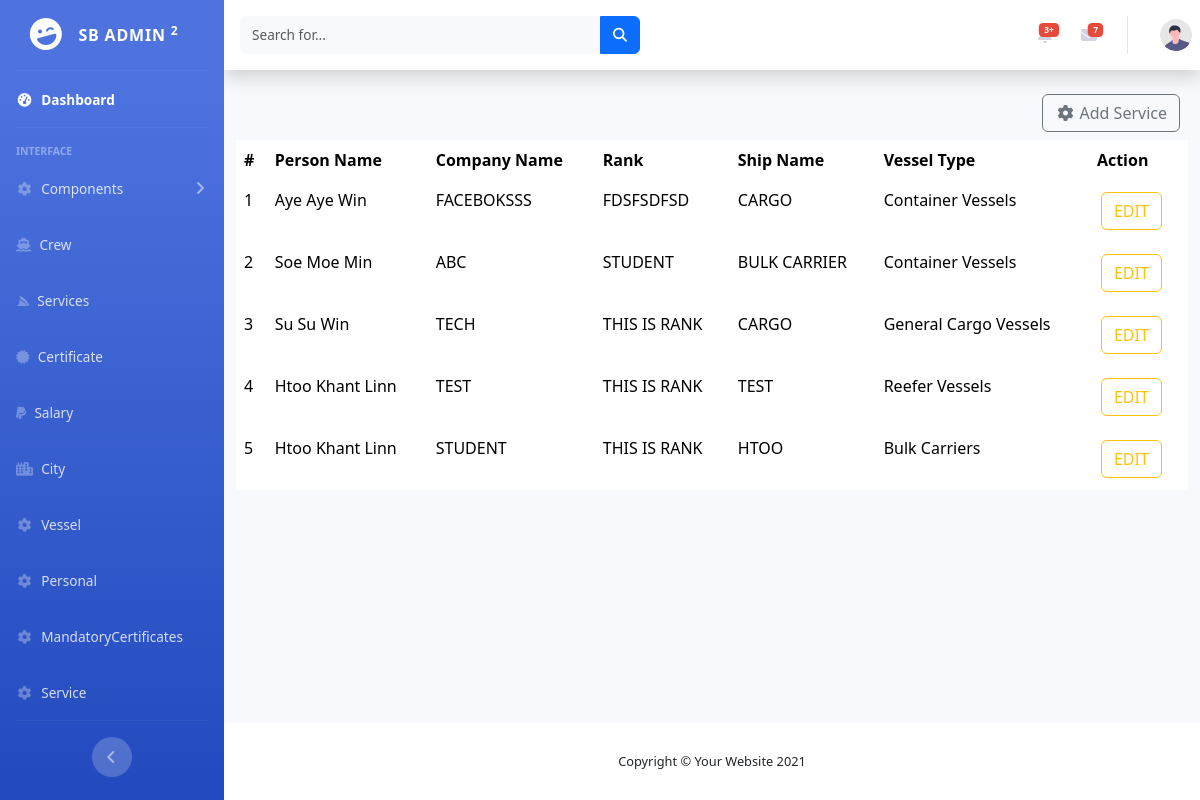
/service_list.php, run on the app's committed database.
### tables this page shows
CREATE TABLE `service` (
  `id` int(11) NOT NULL,
  `crew_id` int(11) NOT NULL,
  `company` varchar(255) NOT NULL,
  `rank` varchar(255) NOT NULL,
  `shipname` varchar(255) NOT NULL,
  `vessel_id` int(11) NOT NULL,
  `from_date` varchar(255) NOT NULL,
  `to_date` varchar(255) NOT NULL,
  `reason` varchar(255) NOT NULL
);

CREATE TABLE `crew` (
  `id` int(11) NOT NULL,
  `firstname` varchar(255) NOT NULL,
  `middlename` varchar(255) NOT NULL,
  `lastname` varchar(255) NOT NULL,
  `father_name` varchar(255) NOT NULL,
  `mother_name` varchar(255) NOT NULL,
  `nationality` varchar(255) NOT NULL,
  `birthdate` varchar(255) NOT NULL,
  `rank` varchar(255) NOT NULL,
  `vessel_type` int(11) NOT NULL,
  `final_school` varchar(255) NOT NULL,
  `martial_status` varchar(255) NOT NULL,
  `waistline` varchar(255) NOT NULL,
  `uniform_size` varchar(255) NOT NULL,
  `blood_type` varchar(255) NOT NULL,
  `safeshoe` varchar(255) NOT NULL,
  `health_status` varchar(255) NOT NULL,
  `bank_info` varchar(255) NOT NULL,
  `tel1` varchar(255) NOT NULL,
  `tel2` varchar(255) NOT NULL,
  `address` varchar(255) NOT NULL,
  `city` varchar(255) NOT NULL,
  `english_level` varchar(255) NOT NULL,
  `application_date` varchar(255) NOT NULL,
  `passportno` varchar(255) NOT NULL,
  `passportdate` varchar(255) NOT NULL,
  `passportexpiredate` varchar(255) NOT NULL,
  `sbookno` varchar(255) NOT NULL,
  `sbookdate` varchar(255) NOT NULL,
  `sbookexpire` varchar(255) NOT NULL,
  `lincece` varchar(255) NOT NULL,
  `licencedate` varchar(255) NOT NULL,
  `licen_expire` varchar(255) NOT NULL,
  `image` longblob DEFAULT NULL,
  `file_destination` varchar(255) DEFAULT NULL
);

CREATE TABLE `vessel` (
  `id` int(11) NOT NULL,
  `name` varchar(255) NOT NULL
);

### model/db.php (called while the page is built, shortened)
<?php
class Database
{
    private static $dbName = 'crew_db';
    private static $dbHost = 'localhost';
    private static $dbUsername = 'root';
    private static $dbUserPassword = '';
    private static $cont  = null;
    public static function connect()
    {
       if ( null == self::$cont )
       {
        try
        {
          self::$cont =  new PDO( "mysql:host=".self::$dbHost.";dbname=".self::$dbName, self::$dbUsername, self::$dbUserPassword);
        }
        catch(PDOException $e)
        {
          die($e->getMessage());
        }
       }
       return self::$cont;
    }
}
?>

### model/service.php (called while the page is built, shortened)
<?php
include_once('db.php');
class Service
{
    public function get_all_service()
    {
        $this->pdo = Database::connect();
        $this->pdo->setAttribute(PDO::ATTR_ERRMODE, PDO::ERRMODE_EXCEPTION);
        $sql = "SELECT sv.id,sv.crew_id,sv.company,sv.rank,sv.shipname,sv.vessel_id,sv.from_date,sv.to_date,sv.reason,c.firstname,c.middlename,c.lastname,
        vs.name from service as sv JOIN crew as c JOIN vessel as vs  where sv.crew_id = c.id AND sv.vessel_id=vs.id;";
        $statement = $this->pdo->prepare($sql);
        $statement->execute();
        $result = $statement->fetchAll(PDO::FETCH_ASSOC);
        return $result;
    }
}

### controller/ServiceController.php (called while the page is built, shortened)
<?php
include_once('./model/service.php');
class ServiceController extends Service
{
    public function select_all_service()
    {
        return $this->get_all_service();
    }
}

### service_list.php (the view)
<?php
include_once('./controller/ServiceController.php');
$service_controller = new ServiceController();
$service_result =  $service_controller->select_all_service();
?>
<?php
include_once('./master_layouts/header.php');
?>
<div class="crew-index-contents-container container-fluid ">
    <a class="btn btn-outline-secondary float-end me-2 mb-2 " href="service_create.php"> <i class="fa fa-fw fa-cog" aria-hidden="true"></i> Add Service</a>
    <table class="table table_service  ">
        <thead>
            <tr>
                <th scope="col">#</th>
                <th scope="col">Person Name</th>
                <th scope="col">Company Name</th>
                <th scope="col">Rank</th>
                <th scope="col">Ship Name</th>
                <th scope="col">Vessel Type</th>
                <th scope="col">Action</th>
            </tr>
        </thead>
        <tbody>
            <?php
            $count = 1;
            foreach ($service_result as  $x) {
                echo "<tr class='service_list_tr'>";
                echo "<td>" . $count++ . "</td>";
                echo "<td>" . $x['firstname'] . ' ' . $x['middlename'] . ' ' . $x['lastname'] . "</td>";
                echo "<td class='company_td'
                data-id='" . $x['id'] . "'
                ><label class='company_label'>" . $x['company'] . "</label><input type='text' class='company_text text-uppercase form-control'>";
                echo "<td class='rank_td'
                data-id='" . $x['id'] . "'
                ><label class='rank_label'>" . $x['rank'] . "</label><input type='text' class='rank_text text-uppercase form-control'>";
                echo "<td class='ship_td'
                data-id='" . $x['id'] . "'
                ><label class='ship_label'>" . $x['shipname'] . "</label><input type='text' class='ship_text text-uppercase form-control'>";
                echo "<td>" . $x['name'] . "</td>";
                echo "<td>
                <a  href='#'class=' service_list_edit_btn m-1 btn btn-outline-warning '>EDIT</a>
                </td>";
                echo "</tr>";
            }
            ?>
        </tbody>
    </table>
</div>
<?php
include_once('./master_layouts/footer.php');
?>

### css/style.css (style rules this page uses)
.btn { box-shadow: none; }
td { border: 1px solid black; }
.table_service tr th, .personal_info_table tr th, .table_service tbody tr td, .personal_info_table tbody tr td { border: none !important; }
.table_service thead, .personal_info_table thead { background-color: rgb(84, 184, 171); }

### data on the page
service: crew.firstname "Aye", crew.middlename "Aye", crew.lastname "Win", company "FACEBOKSSS", rank "FDSFSDFSD", shipname "CARGO", vessel.name "Container Vessels"
service: crew.firstname "Soe", crew.middlename "Moe", crew.lastname "Min", company "ABC", rank "STUDENT", shipname "BULK CARRIER", vessel.name "Container Vessels"
service: crew.firstname "Su", crew.middlename "Su", crew.lastname "Win", company "TECH", rank "THIS IS RANK", shipname "CARGO", vessel.name "General Cargo Vessels"
service: crew.firstname "Htoo", crew.middlename "Khant", crew.lastname "Linn", company "TEST", rank "THIS IS RANK", shipname "TEST", vessel.name "Reefer Vessels"
service: crew.firstname "Htoo", crew.middlename "Khant", crew.lastname "Linn", company "STUDENT", rank "THIS IS RANK", shipname "HTOO", vessel.name "Bulk Carriers"
